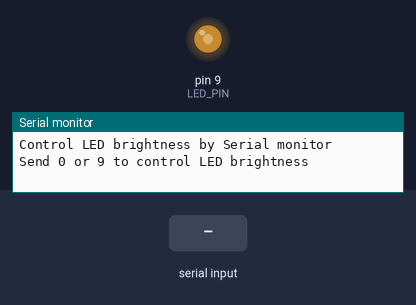
A sketch run on a simulated Arduino Nano, built with avr-gcc and run on an emulated ATmega328P. On the bench: output pins drawn as LEDs (lit = HIGH), the last lines printed to the serial monitor. The test bench sets the inputs (shaded band).

Above: at 1.2 s.
1.3 s: "90,45\n" received over Serial
At 3.5 s:
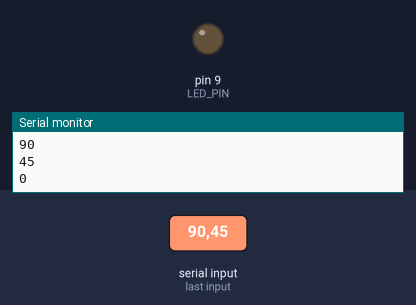
3.8 s: "30,150\n" received over Serial
At 4.6 s:
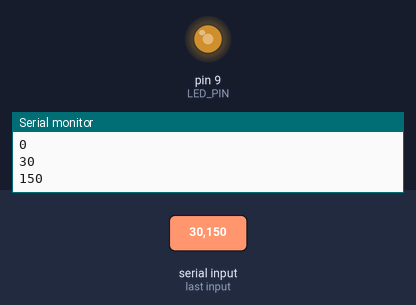
6.3 s: "200\n" received over Serial
At 6.7 s:
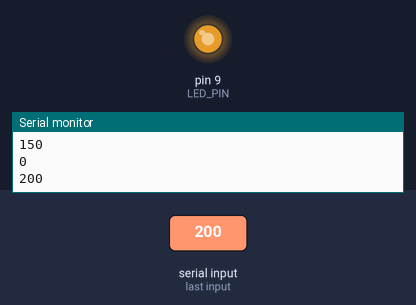
Timing chart, 0 to 9.3 s (numbered marks = the images above; inputs shaded):
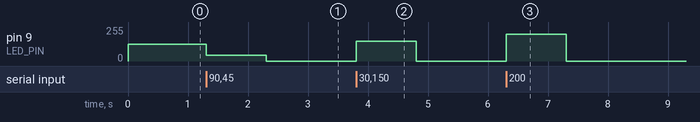

Measured:
- after the input at 1.3 s, pin 9 (LED_PIN): 127/255 → 45/255 at once, → 0/255 1.0 s later
- after the input at 3.8 s, pin 9 (LED_PIN): 0/255 → 150/255 at once, → 0/255 1.0 s later
- after the input at 6.3 s, pin 9 (LED_PIN): 0/255 → 200/255 at once, → 0/255 1.0 s later

The sketch:

SerialRead_AnalogueWrite_ParseInt.ino
```cpp
// Control the LED brightness by sending value throw Serial monitor in Arduino Ide
// AnalogWrite() reference: https://www.arduino.cc/en/Reference/AnalogWrite

// Select the ride pin which support PWM mode for analogWrite()
// Pinout Arduino Nano: https://goo.gl/Dffq8f (the pins with oscillation symbol - PWM pin in legend)
int LED_PIN = 9;

// Next step - use Serial.parseInt() for control brightness
// ParseInt() reference: https://www.arduino.cc/en/Serial/ParseInt
// Example end of this file

void setup() {
  Serial.begin(9600);
  pinMode(LED_PIN,OUTPUT);
  //analogWrite(pin, value);
  //pin: 3, 5, 6, 9, 10, 11
  //value: 0 (always off) - 255 (always on)
  analogWrite(LED_PIN, 127); // middle value
  Serial.println("Control LED brightness by Serial monitor");
  Serial.println("Send 0 or 9 to control LED brightness");
}

//// Next step - use Serial.parseInt() for control brightness
void loop() {
  // Set the led_brightness value: 0 - 255
  // Send from Serial monitor value: 255
  // Disable the end of line in Serial monitor: CR, NL
  // -> sending without CR and NL
  if (Serial.available() > 0) {
    int led_brightness =  Serial.parseInt();
      Serial.println(led_brightness);
      analogWrite(LED_PIN, led_brightness);
  }
}
```
